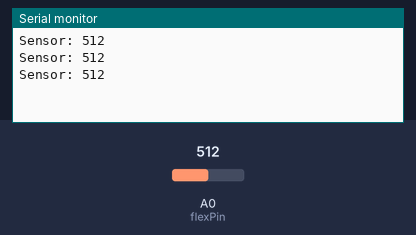
This sketch was run on a simulated Arduino Uno, built with avr-gcc and run on an emulated ATmega328P. Shown: the last lines printed to the serial monitor. The test bench sets the inputs (shaded band); at power-on: A0 (flexPin) = 512.

Above: at 1.3 s.
1.4 s: A0 (flexPin) set to 716
At 1.9 s:
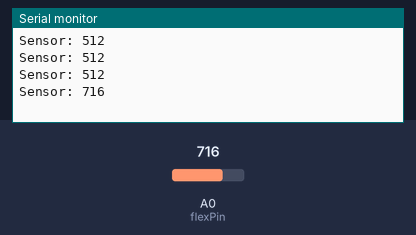
2.9 s: A0 (flexPin) set to 900
At 3.4 s:
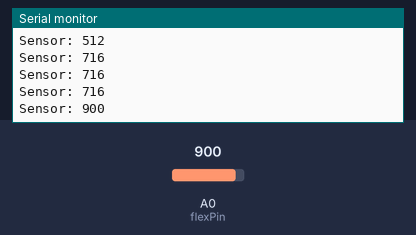
Timing chart, 0 to 5.9 s (numbered marks = the images above; inputs shaded):
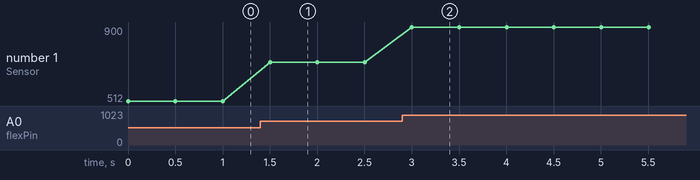

Measured:
- after the input at 1.4 s, the serial monitor: prints a new line after 0.10 s (image 1)
- after the input at 2.9 s, the serial monitor: prints a new line after 0.10 s (image 2)
- plotted number 1: 512 → 716 after the input at 1.4 s, 716 → 900 after the input at 2.9 s

The sketch:

flex_testing.ino
```cpp
const int flexPin = A0;

void setup()
{
 Serial.begin(9600);
}

void loop()
{
  int flexValue;
  flexValue = analogRead(flexPin);
  Serial.print("Sensor: ");
  Serial.println(flexValue);
  delay(500);
  flexValue = map(flexValue, 993,950 , 0, 180);
}
```
